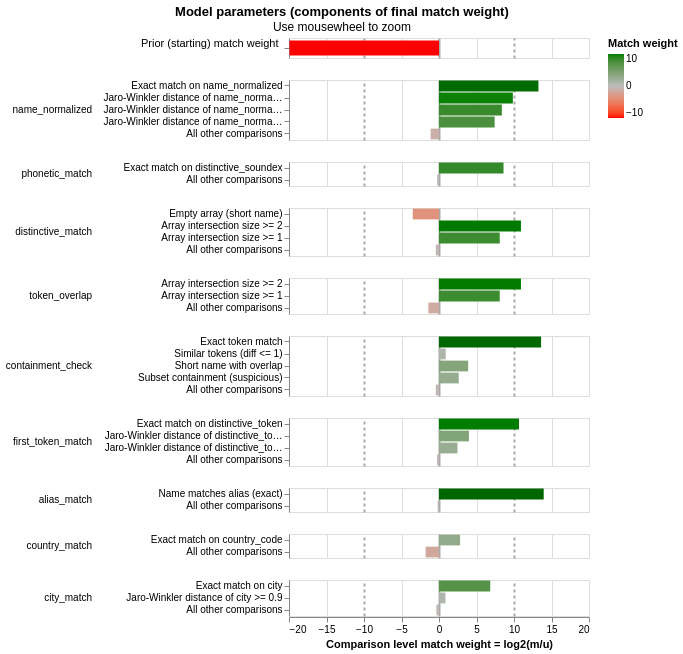

Notebook source saved alongside this figure:
### Code cell
linker.visualisations.match_weights_chart()

### Figure 1 — Vega-Lite specification as saved in the notebook (floating-point values rounded to 4 significant figures)
{"config": {"view": {"continuousWidth": 300, "continuousHeight": 300, "discreteHeight": 60, "discreteWidth": 400}, "header": {"title": null}, "mark": {"tooltip": null}, "title": {"anchor": "middle"}}, "vconcat": [{"mark": {"type": "bar", "clip": true, "height": 15}, "encoding": {"color": {"field": "log2_bayes_factor", "scale": {"domain": [-10, 0, 10], "interpolate": "lab", "range": ["red", "#bbbbbb", "green"]}, "title": "Match weight", "type": "quantitative"}, "tooltip": [{"field": "comparison_name", "title": "Comparison name", "type": "nominal"}, {"field": "probability_two_random_records_match", "format": ".4f", "title": "Probability two random records match", "type": "nominal"}, {"field": "log2_bayes_factor", "format": ",.4f", "title": "Equivalent match weight", "type": "quantitative"}, {"field": "bayes_factor_description", "title": "Match weight description", "type": "nominal"}], "x": {"axis": {"domain": false, "gridColor": {"condition": {"test": "abs(datum.value / 10)  <= 1 & datum.value % 10 === 0", "value": "#aaa"}, "value": "#ddd"}, "gridDash": {"condition": {"test": "abs(datum.value / 10) == 1", "value": [3]}, "value": null}, "gridWidth": {"condition": {"test": "abs(datum.value / 10)  <= 1 & datum.value % 10 === 0", "value": 2}, "value": 1}, "labels": false, "ticks": false, "title": ""}, "field": "log2_bayes_factor", "scale": {"domain": [-20, 20]}, "type": "quantitative"}, "y": {"axis": {"title": "Prior (starting) match weight", "titleAlign": "right", "titleAngle": 0, "titleFontWeight": "normal"}, "field": "label_for_charts", "sort": {"field": "comparison_vector_value", "order": "descending"}, "type": "nominal"}}, "height": 20, "transform": [{"filter": "(datum.comparison_name == 'probability_two_random_records_match')"}]}, {"mark": {"type": "bar", "clip": true}, "encoding": {"color": {"field": "log2_bayes_factor", "scale": {"domain": [-10, 0, 10], "interpolate": "lab", "range": ["red", "#bbbbbb", "green"]}, "title": "Match weight", "type": "quantitative"}, "row": {"field": "comparison_name", "header": {"labelAlign": "left", "labelAnchor": "middle", "labelAngle": 0}, "sort": {"field": "comparison_sort_order"}, "type": "nominal"}, "tooltip": [{"field": "comparison_name", "title": "Comparison name", "type": "nominal"}, {"field": "label_for_charts", "title": "Label", "type": "ordinal"}, {"field": "sql_condition", "title": "SQL condition", "type": "nominal"}, {"field": "m_probability", "format": ".10~g", "title": "M probability", "type": "quantitative"}, {"field": "u_probability", "format": ".10~g", "title": "U probability", "type": "quantitative"}, {"field": "bayes_factor", "format": ",.6f", "title": "Bayes factor = m/u", "type": "quantitative"}, {"field": "log2_bayes_factor", "format": ".4~g", "title": "Match weight = log2(m/u)", "type": "quantitative"}, {"field": "bayes_factor_description", "title": "Match weight description", "type": "nominal"}, {"field": "m_probability_description", "title": "m probability description", "type": "nominal"}, {"field": "u_probability_description", "title": "u probability description", "type": "nominal"}], "x": {"axis": {"gridColor": {"condition": {"test": "abs(datum.value / 10)  <= 1 & datum.value % 10 === 0", "value": "#aaa"}, "value": "#ddd"}, "gridDash": {"condition": {"test": "abs(datum.value / 10) == 1", "value": [3]}, "value": null}, "gridWidth": {"condition": {"test": "abs(datum.value / 10)  <= 1 & datum.value % 10 === 0", "value": 2}, "value": 1}, "title": "Comparison level match weight = log2(m/u)"}, "field": "log2_bayes_factor", "scale": {"domain": [-20, 20]}, "type": "quantitative"}, "y": {"axis": {"title": null}, "field": "label_for_charts", "sort": {"field": "comparison_vector_value", "order": "descending"}, "type": "nominal"}}, "height": {"step": 12}, "resolve": {"axis": {"y": "independent"}, "scale": {"y": "independent"}}, "transform": [{"filter": "(datum.comparison_name != 'probability_two_random_records_match')"}]}], "data": {"name": "data-d7ce847dce5339954edf60ad202617e4"}, "params": [{"name": "mouse_zoom", "select": {"type": "interval", "encodings": ["x"]}, "bind": "scales", "views": []}], "resolve": {"axis": {"y": "independent"}, "scale": {"y": "independent"}}, "title": {"text": "Model parameters (components of final match weight)", "subtitle": "Use mousewheel to zoom"}, "$schema": "https://vega.github.io/schema/vega-lite/v5.9.3.json", "datasets": {"data-d7ce847dce5339954edf60ad202617e4": [{"comparison_name": "probability_two_random_records_match", "sql_condition": null, "label_for_charts": "", "m_probability": null, "u_probability": null, "m_probability_description": null, "u_probability_description": null, "has_tf_adjustments": false, "tf_adjustment_column": null, "tf_adjustment_weight": null, "is_null_level": false, "bayes_factor": 1e-06, "log2_bayes_factor": -19.93, "comparison_vector_value": 0, "max_comparison_vector_value": 0, "bayes_factor_description": "The probability that two random records drawn at random match is 0.000 or one in  1,000,000.0 records.This is equivalent to a starting match weight of -19.932.", "probability_two_random_records_match": 1e-06, "comparison_sort_order": -1}, {"comparison_name": "name_normalized", "sql_condition": "\"name_normalized_l\" = \"name_normalized_r\"", "label_for_charts": "Exact match on name_normalized", "m_probability": 0.09439, "u_probability": 9.641e-06, "m_probability_description": "Amongst matching record comparisons, 9.439% of records (i.e. one in 10.59) are in the exact match on name_normalized comparison level", "u_probability_description": "Amongst non-matching record comparisons, 0.0009641% of records (i.e. one in 103,721) are in the exact match on name_normalized comparison level", "has_tf_adjustments": true, "tf_adjustment_column": "name_normalized", "tf_adjustment_weight": 1.0, "is_null_level": false, "bayes_factor": 9790.0, "log2_bayes_factor": 13.26, "comparison_vector_value": 4, "max_comparison_vector_value": 4, "bayes_factor_description": "If comparison level is `exact match on name_normalized` then comparison is 9,790 times more likely to be a match", "probability_two_random_records_match": 1e-06, "comparison_sort_order": 0}, {"comparison_name": "name_normalized", "sql_condition": "jaro_winkler_similarity(\"name_normalized_l\", \"name_normalized_r\") >= 0.95", "label_for_charts": "Jaro-Winkler distance of name_normalized >= 0.95", "m_probability": 0.001849, "u_probability": 2.009e-06, "m_probability_description": "Amongst matching record comparisons, 0.1849% of records (i.e. one in 541) are in the jaro-winkler distance of name_normalized >= 0.95 comparison level", "u_probability_description": "Amongst non-matching record comparisons, 0.0002009% of records (i.e. one in 497,859) are in the jaro-winkler distance of name_normalized >= 0.95 comparison level", "has_tf_adjustments": false, "tf_adjustment_column": null, "tf_adjustment_weight": 1.0, "is_null_level": false, "bayes_factor": 920.5, "log2_bayes_factor": 9.846, "comparison_vector_value": 3, "max_comparison_vector_value": 4, "bayes_factor_description": "If comparison level is `jaro-winkler distance of name_normalized >= 0.95` then comparison is 921 times more likely to be a match", "probability_two_random_records_match": 1e-06, "comparison_sort_order": 0}, {"comparison_name": "name_normalized", "sql_condition": "jaro_winkler_similarity(\"name_normalized_l\", \"name_normalized_r\") >= 0.88", "label_for_charts": "Jaro-Winkler distance of name_normalized >= 0.88", "m_probability": 0.04602, "u_probability": 0.0001384, "m_probability_description": "Amongst matching record comparisons, 4.602% of records (i.e. one in 21.73) are in the jaro-winkler distance of name_normalized >= 0.88 comparison level", "u_probability_description": "Amongst non-matching record comparisons, 0.01384% of records (i.e. one in 7,226) are in the jaro-winkler distance of name_normalized >= 0.88 comparison level", "has_tf_adjustments": false, "tf_adjustment_column": null, "tf_adjustment_weight": 1.0, "is_null_level": false, "bayes_factor": 332.5, "log2_bayes_factor": 8.377, "comparison_vector_value": 2, "max_comparison_vector_value": 4, "bayes_factor_description": "If comparison level is `jaro-winkler distance of name_normalized >= 0.88` then comparison is 333 times more likely to be a match", "probability_two_random_records_match": 1e-06, "comparison_sort_order": 0}, {"comparison_name": "name_normalized", "sql_condition": "jaro_winkler_similarity(\"name_normalized_l\", \"name_normalized_r\") >= 0.8", "label_for_charts": "Jaro-Winkler distance of name_normalized >= 0.8", "m_probability": 0.2902, "u_probability": 0.0017, "m_probability_description": "Amongst matching record comparisons, 29.02% of records (i.e. one in 3.446) are in the jaro-winkler distance of name_normalized >= 0.8 comparison level", "u_probability_description": "Amongst non-matching record comparisons, 0.17% of records (i.e. one in 588) are in the jaro-winkler distance of name_normalized >= 0.8 comparison level", "has_tf_adjustments": false, "tf_adjustment_column": null, "tf_adjustment_weight": 1.0, "is_null_level": false, "bayes_factor": 170.8, "log2_bayes_factor": 7.416, "comparison_vector_value": 1, "max_comparison_vector_value": 4, "bayes_factor_description": "If comparison level is `jaro-winkler distance of name_normalized >= 0.8` then comparison is 171 times more likely to be a match", "probability_two_random_records_match": 1e-06, "comparison_sort_order": 0}, {"comparison_name": "name_normalized", "sql_condition": "ELSE", "label_for_charts": "All other comparisons", "m_probability": 0.4618, "u_probability": 0.9982, "m_probability_description": "Amongst matching record comparisons, 46.18% of records (i.e. one in 2.165) are in the all other comparisons comparison level", "u_probability_description": "Amongst non-matching record comparisons, 99.82% of records (i.e. one in 1.002) are in the all other comparisons comparison level", "has_tf_adjustments": false, "tf_adjustment_column": null, "tf_adjustment_weight": 1.0, "is_null_level": false, "bayes_factor": 0.4627, "log2_bayes_factor": -1.112, "comparison_vector_value": 0, "max_comparison_vector_value": 4, "bayes_factor_description": "If comparison level is `all other comparisons` then comparison is 2.161 times less likely to be a match", "probability_two_random_records_match": 1e-06, "comparison_sort_order": 0}, {"comparison_name": "phonetic_match", "sql_condition": "\"distinctive_soundex_l\" = \"distinctive_soundex_r\"", "label_for_charts": "Exact match on distinctive_soundex", "m_probability": 0.4073, "u_probability": 0.00105, "m_probability_description": "Amongst matching record comparisons, 40.73% of records (i.e. one in 2.455) are in the exact match on distinctive_soundex comparison level", "u_probability_description": "Amongst non-matching record comparisons, 0.105% of records (i.e. one in 952) are in the exact match on distinctive_soundex comparison level", "has_tf_adjustments": false, "tf_adjustment_column": null, "tf_adjustment_weight": 1.0, "is_null_level": false, "bayes_factor": 387.8, "log2_bayes_factor": 8.599, "comparison_vector_value": 1, "max_comparison_vector_value": 1, "bayes_factor_description": "If comparison level is `exact match on distinctive_soundex` then comparison is 388 times more likely to be a match", "probability_two_random_records_match": 1e-06, "comparison_sort_order": 1}, {"comparison_name": "phonetic_match", "sql_condition": "ELSE", "label_for_charts": "All other comparisons", "m_probability": 0.8399, "u_probability": 0.9989, "m_probability_description": "Amongst matching record comparisons, 83.99% of records (i.e. one in 1.191) are in the all other comparisons comparison level", "u_probability_description": "Amongst non-matching record comparisons, 99.89% of records (i.e. one in 1.001) are in the all other comparisons comparison level", "has_tf_adjustments": false, "tf_adjustment_column": null, "tf_adjustment_weight": 1.0, "is_null_level": false, "bayes_factor": 0.8408, "log2_bayes_factor": -0.2502, "comparison_vector_value": 0, "max_comparison_vector_value": 1, "bayes_factor_description": "If comparison level is `all other comparisons` then comparison is 1.189 times less likely to be a match", "probability_two_random_records_match": 1e-06, "comparison_sort_order": 1}, {"comparison_name": "distinctive_match", "sql_condition": "array_length(distinctive_tokens_l, 1) = 0 OR array_length(distinctive_tokens_r, 1) = 0", "label_for_charts": "Empty array (short name)", "m_probability": 0.000112, "u_probability": 0.001267, "m_probability_description": "Amongst matching record comparisons, 0.0112% of records (i.e. one in 8,928) are in the empty array (short name) comparison level", "u_probability_description": "Amongst non-matching record comparisons, 0.1267% of records (i.e. one in 789) are in the empty array (short name) comparison level", "has_tf_adjustments": false, "tf_adjustment_column": null, "tf_adjustment_weight": 1.0, "is_null_level": false, "bayes_factor": 0.08841, "log2_bayes_factor": -3.5, "comparison_vector_value": 3, "max_comparison_vector_value": 3, "bayes_factor_description": "If comparison level is `empty array (short name)` then comparison is 11.31 times less likely to be a match", "probability_two_random_records_match": 1e-06, "comparison_sort_order": 2}, {"comparison_name": "distinctive_match", "sql_condition": "array_length(list_intersect(\"distinctive_tokens_l\", \"distinctive_tokens_r\")) >= 2", "label_for_charts": "Array intersection size >= 2", "m_probability": 0.09424, "u_probability": 4.839e-05, "m_probability_description": "Amongst matching record comparisons, 9.424% of records (i.e. one in 10.61) are in the array intersection size >= 2 comparison level", "u_probability_description": "Amongst non-matching record comparisons, 0.004839% of records (i.e. one in 20,665) are in the array intersection size >= 2 comparison level", "has_tf_adjustments": false, "tf_adjustment_column": null, "tf_adjustment_weight": 1.0, "is_null_level": false, "bayes_factor": 1948.0, "log2_bayes_factor": 10.93, "comparison_vector_value": 2, "max_comparison_vector_value": 3, "bayes_factor_description": "If comparison level is `array intersection size >= 2` then comparison is 1,948 times more likely to be a match", "probability_two_random_records_match": 1e-06, "comparison_sort_order": 2}, {"comparison_name": "distinctive_match", "sql_condition": "array_length(list_intersect(\"distinctive_tokens_l\", \"distinctive_tokens_r\")) >= 1", "label_for_charts": "Array intersection size >= 1", "m_probability": 0.56, "u_probability": 0.002042, "m_probability_description": "Amongst matching record comparisons, 56% of records (i.e. one in 1.786) are in the array intersection size >= 1 comparison level", "u_probability_description": "Amongst non-matching record comparisons, 0.2042% of records (i.e. one in 490) are in the array intersection size >= 1 comparison level", "has_tf_adjustments": false, "tf_adjustment_column": null, "tf_adjustment_weight": 1.0, "is_null_level": false, "bayes_factor": 274.3, "log2_bayes_factor": 8.099, "comparison_vector_value": 1, "max_comparison_vector_value": 3, "bayes_factor_description": "If comparison level is `array intersection size >= 1` then comparison is 274 times more likely to be a match", "probability_two_random_records_match": 1e-06, "comparison_sort_order": 2}, {"comparison_name": "distinctive_match", "sql_condition": "ELSE", "label_for_charts": "All other comparisons", "m_probability": 0.7428, "u_probability": 0.9966, "m_probability_description": "Amongst matching record comparisons, 74.28% of records (i.e. one in 1.346) are in the all other comparisons comparison level", "u_probability_description": "Amongst non-matching record comparisons, 99.66% of records (i.e. one in 1.003) are in the all other comparisons comparison level", "has_tf_adjustments": false, "tf_adjustment_column": null, "tf_adjustment_weight": 1.0, "is_null_level": false, "bayes_factor": 0.7453, "log2_bayes_factor": -0.424, "comparison_vector_value": 0, "max_comparison_vector_value": 3, "bayes_factor_description": "If comparison level is `all other comparisons` then comparison is 1.342 times less likely to be a match", "probability_two_random_records_match": 1e-06, "comparison_sort_order": 2}, {"comparison_name": "token_overlap", "sql_condition": "array_length(list_intersect(\"distinctive_tokens_l\", \"distinctive_tokens_r\")) >= 2", "label_for_charts": "Array intersection size >= 2", "m_probability": 0.09424, "u_probability": 4.839e-05, "m_probability_description": "Amongst matching record comparisons, 9.424% of records (i.e. one in 10.61) are in the array intersection size >= 2 comparison level", "u_probability_description": "Amongst non-matching record comparisons, 0.004839% of records (i.e. one in 20,665) are in the array intersection size >= 2 comparison level", "has_tf_adjustments": false, "tf_adjustment_column": null, "tf_adjustment_weight": 1.0, "is_null_level": false, "bayes_factor": 1948.0, "log2_bayes_factor": 10.93, "comparison_vector_value": 2, "max_comparison_vector_value": 2, "bayes_factor_description": "If comparison level is `array intersection size >= 2` then comparison is 1,948 times more likely to be a match", "probability_two_random_records_match": 1e-06, "comparison_sort_order": 3}, {"comparison_name": "token_overlap", "sql_condition": "array_length(list_intersect(\"distinctive_tokens_l\", \"distinctive_tokens_r\")) >= 1", "label_for_charts": "Array intersection size >= 1", "m_probability": 0.56, "u_probability": 0.002042, "m_probability_description": "Amongst matching record comparisons, 56% of records (i.e. one in 1.786) are in the array intersection size >= 1 comparison level", "u_probability_description": "Amongst non-matching record comparisons, 0.2042% of records (i.e. one in 490) are in the array intersection size >= 1 comparison level", "has_tf_adjustments": false, "tf_adjustment_column": null, "tf_adjustment_weight": 1.0, "is_null_level": false, "bayes_factor": 274.3, "log2_bayes_factor": 8.099, "comparison_vector_value": 1, "max_comparison_vector_value": 2, "bayes_factor_description": "If comparison level is `array intersection size >= 1` then comparison is 274 times more likely to be a match", "probability_two_random_records_match": 1e-06, "comparison_sort_order": 3}, {"comparison_name": "token_overlap", "sql_condition": "ELSE", "label_for_charts": "All other comparisons", "m_probability": 0.372, "u_probability": 0.9979, "m_probability_description": "Amongst matching record comparisons, 37.2% of records (i.e. one in 2.688) are in the all other comparisons comparison level", "u_probability_description": "Amongst non-matching record comparisons, 99.79% of records (i.e. one in 1.002) are in the all other comparisons comparison level", "has_tf_adjustments": false, "tf_adjustment_column": null, "tf_adjustment_weight": 1.0, "is_null_level": false, "bayes_factor": 0.3728, "log2_bayes_factor": -1.424, "comparison_vector_value": 0, "max_comparison_vector_value": 2, "bayes_factor_description": "If comparison level is `all other comparisons` then comparison is 2.683 times less likely to be a match", "probability_two_random_records_match": 1e-06, "comparison_sort_order": 3}, {"comparison_name": "containment_check", "sql_condition": "list_sort(name_tokens_l) = list_sort(name_tokens_r)", "label_for_charts": "Exact token match", "m_probability": 0.1219, "u_probability": 9.739e-06, "m_probability_description": "Amongst matching record comparisons, 12.19% of records (i.e. one in 8.202) are in the exact token match comparison level", "u_probability_description": "Amongst non-matching record comparisons, 0.0009739% of records (i.e. one in 102,684) are in the exact token match comparison level", "has_tf_adjustments": false, "tf_adjustment_column": null, "tf_adjustment_weight": 1.0, "is_null_level": false, "bayes_factor": 12520.0, "log2_bayes_factor": 13.61, "comparison_vector_value": 4, "max_comparison_vector_value": 4, "bayes_factor_description": "If comparison level is `exact token match` then comparison is 12,520 times more likely to be a match", "probability_two_random_records_match": 1e-06, "comparison_sort_order": 4}, {"comparison_name": "containment_check", "sql_condition": "\n                ABS(len(name_tokens_l) - len(name_tokens_r)) <= 1\n                AND len(list_intersect(name_tokens_l, name_tokens_r)) >= \n                    GREATEST(len(name_tokens_l), len(name_tokens_r)) - 1\n            ", "label_for_charts": "Similar tokens (diff <= 1)", "m_probability": 0.04842, "u_probability": 0.02599, "m_probability_description": "Amongst matching record comparisons, 4.842% of records (i.e. one in 20.65) are in the similar tokens (diff <= 1) comparison level", "u_probability_description": "Amongst non-matching record comparisons, 2.599% of records (i.e. one in 38.48) are in the similar tokens (diff <= 1) comparison level", "has_tf_adjustments": false, "tf_adjustment_column": null, "tf_adjustment_weight": 1.0, "is_null_level": false, "bayes_factor": 1.863, "log2_bayes_factor": 0.8977, "comparison_vector_value": 3, "max_comparison_vector_value": 4, "bayes_factor_description": "If comparison level is `similar tokens (diff <= 1)` then comparison is 1.863 times more likely to be a match", "probability_two_random_records_match": 1e-06, "comparison_sort_order": 4}, {"comparison_name": "containment_check", "sql_condition": "\n                (len(name_tokens_l) <= 2 OR len(name_tokens_r) <= 2)\n                AND len(list_intersect(name_tokens_l, name_tokens_r)) >= 1\n            ", "label_for_charts": "Short name with overlap", "m_probability": 0.1112, "u_probability": 0.007512, "m_probability_description": "Amongst matching record comparisons, 11.12% of records (i.e. one in 8.991) are in the short name with overlap comparison level", "u_probability_description": "Amongst non-matching record comparisons, 0.7512% of records (i.e. one in 133) are in the short name with overlap comparison level", "has_tf_adjustments": false, "tf_adjustment_column": null, "tf_adjustment_weight": 1.0, "is_null_level": false, "bayes_factor": 14.81, "log2_bayes_factor": 3.888, "comparison_vector_value": 2, "max_comparison_vector_value": 4, "bayes_factor_description": "If comparison level is `short name with overlap` then comparison is 14.81 times more likely to be a match", "probability_two_random_records_match": 1e-06, "comparison_sort_order": 4}, {"comparison_name": "containment_check", "sql_condition": "\n                (list_sort(list_intersect(name_tokens_l, name_tokens_r)) = list_sort(name_tokens_l)\n                 AND len(name_tokens_l) < len(name_tokens_r))\n                OR\n                (list_sort(list_intersect(name_tokens_l, name_tokens_r)) = list_sort(name_tokens_r)\n                 AND len(name_tokens_r) < len(name_tokens_l))\n            ", "label_for_charts": "Subset containment (suspicious)", "m_probability": 0.00168, "u_probability": 0.0002711, "m_probability_description": "Amongst matching record comparisons, 0.168% of records (i.e. one in 595) are in the subset containment (suspicious) comparison level", "u_probability_description": "Amongst non-matching record comparisons, 0.02711% of records (i.e. one in 3,689) are in the subset containment (suspicious) comparison level", "has_tf_adjustments": false, "tf_adjustment_column": null, "tf_adjustment_weight": 1.0, "is_null_level": false, "bayes_factor": 6.196, "log2_bayes_factor": 2.631, "comparison_vector_value": 1, "max_comparison_vector_value": 4, "bayes_factor_description": "If comparison level is `subset containment (suspicious)` then comparison is 6.196 times more likely to be a match", "probability_two_random_records_match": 1e-06, "comparison_sort_order": 4}, {"comparison_name": "containment_check", "sql_condition": "ELSE", "label_for_charts": "All other comparisons", "m_probability": 0.7196, "u_probability": 0.9662, "m_probability_description": "Amongst matching record comparisons, 71.96% of records (i.e. one in 1.39) are in the all other comparisons comparison level", "u_probability_description": "Amongst non-matching record comparisons, 96.62% of records (i.e. one in 1.035) are in the all other comparisons comparison level", "has_tf_adjustments": false, "tf_adjustment_column": null, "tf_adjustment_weight": 1.0, "is_null_level": false, "bayes_factor": 0.7448, "log2_bayes_factor": -0.4251, "comparison_vector_value": 0, "max_comparison_vector_value": 4, "bayes_factor_description": "If comparison level is `all other comparisons` then comparison is 1.343 times less likely to be a match", "probability_two_random_records_match": 1e-06, "comparison_sort_order": 4}, {"comparison_name": "first_token_match", "sql_condition": "\"distinctive_token_l\" = \"distinctive_token_r\"", "label_for_charts": "Exact match on distinctive_token", "m_probability": 0.2795, "u_probability": 0.0001718, "m_probability_description": "Amongst matching record comparisons, 27.95% of records (i.e. one in 3.578) are in the exact match on distinctive_token comparison level", "u_probability_description": "Amongst non-matching record comparisons, 0.01718% of records (i.e. one in 5,821) are in the exact match on distinctive_token comparison level", "has_tf_adjustments": false, "tf_adjustment_column": null, "tf_adjustment_weight": 1.0, "is_null_level": false, "bayes_factor": 1627.0, "log2_bayes_factor": 10.67, "comparison_vector_value": 3, "max_comparison_vector_value": 3, "bayes_factor_description": "If comparison level is `exact match on distinctive_token` then comparison is 1,627 times more likely to be a match", "probability_two_random_records_match": 1e-06, "comparison_sort_order": 5}, {"comparison_name": "first_token_match", "sql_condition": "jaro_winkler_similarity(\"distinctive_token_l\", \"distinctive_token_r\") >= 0.9", "label_for_charts": "Jaro-Winkler distance of distinctive_token >= 0.9", "m_probability": 0.003352, "u_probability": 0.0002107, "m_probability_description": "Amongst matching record comparisons, 0.3352% of records (i.e. one in 298) are in the jaro-winkler distance of distinctive_token >= 0.9 comparison level", "u_probability_description": "Amongst non-matching record comparisons, 0.02107% of records (i.e. one in 4,746) are in the jaro-winkler distance of distinctive_token >= 0.9 comparison level", "has_tf_adjustments": false, "tf_adjustment_column": null, "tf_adjustment_weight": 1.0, "is_null_level": false, "bayes_factor": 15.91, "log2_bayes_factor": 3.992, "comparison_vector_value": 2, "max_comparison_vector_value": 3, "bayes_factor_description": "If comparison level is `jaro-winkler distance of distinctive_token >= 0.9` then comparison is 15.91 times more likely to be a match", "probability_two_random_records_match": 1e-06, "comparison_sort_order": 5}, {"comparison_name": "first_token_match", "sql_condition": "jaro_winkler_similarity(\"distinctive_token_l\", \"distinctive_token_r\") >= 0.8", "label_for_charts": "Jaro-Winkler distance of distinctive_token >= 0.8", "m_probability": 0.00797, "u_probability": 0.001447, "m_probability_description": "Amongst matching record comparisons, 0.797% of records (i.e. one in 125) are in the jaro-winkler distance of distinctive_token >= 0.8 comparison level", "u_probability_description": "Amongst non-matching record comparisons, 0.1447% of records (i.e. one in 691) are in the jaro-winkler distance of distinctive_token >= 0.8 comparison level", "has_tf_adjustments": false, "tf_adjustment_column": null, "tf_adjustment_weight": 1.0, "is_null_level": false, "bayes_factor": 5.509, "log2_bayes_factor": 2.462, "comparison_vector_value": 1, "max_comparison_vector_value": 3, "bayes_factor_description": "If comparison level is `jaro-winkler distance of distinctive_token >= 0.8` then comparison is 5.509 times more likely to be a match", "probability_two_random_records_match": 1e-06, "comparison_sort_order": 5}, {"comparison_name": "first_token_match", "sql_condition": "ELSE", "label_for_charts": "All other comparisons", "m_probability": 0.8356, "u_probability": 0.9982, "m_probability_description": "Amongst matching record comparisons, 83.56% of records (i.e. one in 1.197) are in the all other comparisons comparison level", "u_probability_description": "Amongst non-matching record comparisons, 99.82% of records (i.e. one in 1.002) are in the all other comparisons comparison level", "has_tf_adjustments": false, "tf_adjustment_column": null, "tf_adjustment_weight": 1.0, "is_null_level": false, "bayes_factor": 0.8371, "log2_bayes_factor": -0.2564, "comparison_vector_value": 0, "max_comparison_vector_value": 3, "bayes_factor_description": "If comparison level is `all other comparisons` then comparison is 1.195 times less likely to be a match", "probability_two_random_records_match": 1e-06, "comparison_sort_order": 5}, {"comparison_name": "alias_match", "sql_condition": "\n                list_contains(list_transform(all_names_r, x -> LOWER(x)), LOWER(name_l)) OR \n                list_contains(list_transform(all_names_l, x -> LOWER(x)), LOWER(name_r))\n            ", "label_for_charts": "Name matches alias (exact)", "m_probability": 0.1214, "u_probability": 7.63e-06, "m_probability_description": "Amongst matching record comparisons, 12.14% of records (i.e. one in 8.236) are in the name matches alias (exact) comparison level", "u_probability_description": "Amongst non-matching record comparisons, 0.000763% of records (i.e. one in 131,057) are in the name matches alias (exact) comparison level", "has_tf_adjustments": false, "tf_adjustment_column": null, "tf_adjustment_weight": 1.0, "is_null_level": false, "bayes_factor": 15910.0, "log2_bayes_factor": 13.96, "comparison_vector_value": 1, "max_comparison_vector_value": 1, "bayes_factor_description": "If comparison level is `name matches alias (exact)` then comparison is 15,913 times more likely to be a match", "probability_two_random_records_match": 1e-06, "comparison_sort_order": 6}, {"comparison_name": "alias_match", "sql_condition": "ELSE", "label_for_charts": "All other comparisons", "m_probability": 0.8786, "u_probability": 1.0, "m_probability_description": "Amongst matching record comparisons, 87.86% of records (i.e. one in 1.138) are in the all other comparisons comparison level", "u_probability_description": "Amongst non-matching record comparisons, 100% of records (i.e. one in 1) are in the all other comparisons comparison level", "has_tf_adjustments": false, "tf_adjustment_column": null, "tf_adjustment_weight": 1.0, "is_null_level": false, "bayes_factor": 0.8786, "log2_bayes_factor": -0.1867, "comparison_vector_value": 0, "max_comparison_vector_value": 1, "bayes_factor_description": "If comparison level is `all other comparisons` then comparison is 1.138 times less likely to be a match", "probability_two_random_records_match": 1e-06, "comparison_sort_order": 6}, {"comparison_name": "country_match", "sql_condition": "\"country_code_l\" = \"country_code_r\"", "label_for_charts": "Exact match on country_code", "m_probability": 0.7398, "u_probability": 0.1056, "m_probability_description": "Amongst matching record comparisons, 73.98% of records (i.e. one in 1.352) are in the exact match on country_code comparison level", "u_probability_description": "Amongst non-matching record comparisons, 10.56% of records (i.e. one in 9.47) are in the exact match on country_code comparison level", "has_tf_adjustments": false, "tf_adjustment_column": null, "tf_adjustment_weight": 1.0, "is_null_level": false, "bayes_factor": 7.006, "log2_bayes_factor": 2.809, "comparison_vector_value": 1, "max_comparison_vector_value": 1, "bayes_factor_description": "If comparison level is `exact match on country_code` then comparison is 7.006 times more likely to be a match", "probability_two_random_records_match": 1e-06, "comparison_sort_order": 7}, {"comparison_name": "country_match", "sql_condition": "ELSE", "label_for_charts": "All other comparisons", "m_probability": 0.2602, "u_probability": 0.8944, "m_probability_description": "Amongst matching record comparisons, 26.02% of records (i.e. one in 3.843) are in the all other comparisons comparison level", "u_probability_description": "Amongst non-matching record comparisons, 89.44% of records (i.e. one in 1.118) are in the all other comparisons comparison level", "has_tf_adjustments": false, "tf_adjustment_column": null, "tf_adjustment_weight": 1.0, "is_null_level": false, "bayes_factor": 0.2909, "log2_bayes_factor": -1.781, "comparison_vector_value": 0, "max_comparison_vector_value": 1, "bayes_factor_description": "If comparison level is `all other comparisons` then comparison is 3.437 times less likely to be a match", "probability_two_random_records_match": 1e-06, "comparison_sort_order": 7}, {"comparison_name": "city_match", "sql_condition": "\"city_l\" = \"city_r\"", "label_for_charts": "Exact match on city", "m_probability": 0.2154, "u_probability": 0.001894, "m_probability_description": "Amongst matching record comparisons, 21.54% of records (i.e. one in 4.643) are in the exact match on city comparison level", "u_probability_description": "Amongst non-matching record comparisons, 0.1894% of records (i.e. one in 528) are in the exact match on city comparison level", "has_tf_adjustments": false, "tf_adjustment_column": null, "tf_adjustment_weight": 1.0, "is_null_level": false, "bayes_factor": 113.7, "log2_bayes_factor": 6.829, "comparison_vector_value": 2, "max_comparison_vector_value": 2, "bayes_factor_description": "If comparison level is `exact match on city` then comparison is 114 times more likely to be a match", "probability_two_random_records_match": 1e-06, "comparison_sort_order": 8}, {"comparison_name": "city_match", "sql_condition": "jaro_winkler_similarity(\"city_l\", \"city_r\") >= 0.9", "label_for_charts": "Jaro-Winkler distance of city >= 0.9", "m_probability": 0.0002375, "u_probability": 0.0001309, "m_probability_description": "Amongst matching record comparisons, 0.02375% of records (i.e. one in 4,210) are in the jaro-winkler distance of city >= 0.9 comparison level", "u_probability_description": "Amongst non-matching record comparisons, 0.01309% of records (i.e. one in 7,639) are in the jaro-winkler distance of city >= 0.9 comparison level", "has_tf_adjustments": false, "tf_adjustment_column": null, "tf_adjustment_weight": 1.0, "is_null_level": false, "bayes_factor": 1.815, "log2_bayes_factor": 0.8597, "comparison_vector_value": 1, "max_comparison_vector_value": 2, "bayes_factor_description": "If comparison level is `jaro-winkler distance of city >= 0.9` then comparison is 1.815 times more likely to be a match", "probability_two_random_records_match": 1e-06, "comparison_sort_order": 8}, {"comparison_name": "city_match", "sql_condition": "ELSE", "label_for_charts": "All other comparisons", "m_probability": 0.7828, "u_probability": 0.998, "m_probability_description": "Amongst matching record comparisons, 78.28% of records (i.e. one in 1.277) are in the all other comparisons comparison level", "u_probability_description": "Amongst non-matching record comparisons, 99.8% of records (i.e. one in 1.002) are in the all other comparisons comparison level", "has_tf_adjustments": false, "tf_adjustment_column": null, "tf_adjustment_weight": 1.0, "is_null_level": false, "bayes_factor": 0.7844, "log2_bayes_factor": -0.3503, "comparison_vector_value": 0, "max_comparison_vector_value": 2, "bayes_factor_description": "If comparison level is `all other comparisons` then comparison is 1.275 times less likely to be a match", "probability_two_random_records_match": 1e-06, "comparison_sort_order": 8}]}}
